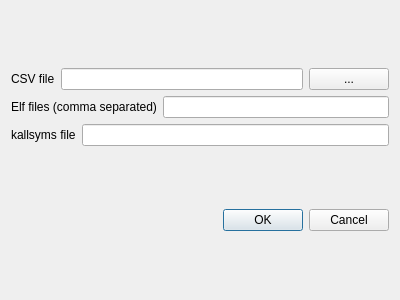
<?xml version="1.0" encoding="UTF-8"?>
<ui version="4.0">
 <class>ImportDialog</class>
 <widget class="QDialog" name="ImportDialog">
  <property name="geometry">
   <rect>
    <x>0</x>
    <y>0</y>
    <width>400</width>
    <height>300</height>
   </rect>
  </property>
  <property name="windowTitle">
   <string>Dialog</string>
  </property>
  <layout class="QGridLayout" name="gridLayout">
   <item row="1" column="0">
    <widget class="QDialogButtonBox" name="buttonBox">
     <property name="orientation">
      <enum>Qt::Horizontal</enum>
     </property>
     <property name="standardButtons">
      <set>QDialogButtonBox::Cancel|QDialogButtonBox::Ok</set>
     </property>
    </widget>
   </item>
   <item row="0" column="0">
    <layout class="QVBoxLayout" name="verticalLayout">
     <item>
      <layout class="QHBoxLayout" name="horizontalLayout_2">
       <item>
        <layout class="QHBoxLayout" name="horizontalLayout_4">
         <item>
          <widget class="QLabel" name="label_3">
           <property name="text">
            <string>CSV file</string>
           </property>
          </widget>
         </item>
         <item>
          <widget class="QLineEdit" name="csvEdit"/>
         </item>
         <item>
          <widget class="QPushButton" name="csvButton">
           <property name="text">
            <string>...</string>
           </property>
          </widget>
         </item>
        </layout>
       </item>
      </layout>
     </item>
     <item>
      <layout class="QHBoxLayout" name="horizontalLayout">
       <item>
        <widget class="QLabel" name="label">
         <property name="text">
          <string>Elf files (comma separated)</string>
         </property>
        </widget>
       </item>
       <item>
        <widget class="QLineEdit" name="elfEdit"/>
       </item>
      </layout>
     </item>
     <item>
      <layout class="QHBoxLayout" name="horizontalLayout_3">
       <item>
        <widget class="QLabel" name="label_2">
         <property name="text">
          <string>kallsyms file</string>
         </property>
        </widget>
       </item>
       <item>
        <widget class="QLineEdit" name="kallsymsEdit"/>
       </item>
      </layout>
     </item>
    </layout>
   </item>
  </layout>
 </widget>
 <resources/>
 <connections>
  <connection>
   <sender>buttonBox</sender>
   <signal>accepted()</signal>
   <receiver>ImportDialog</receiver>
   <slot>accept()</slot>
   <hints>
    <hint type="sourcelabel">
     <x>248</x>
     <y>254</y>
    </hint>
    <hint type="destinationlabel">
     <x>157</x>
     <y>274</y>
    </hint>
   </hints>
  </connection>
  <connection>
   <sender>buttonBox</sender>
   <signal>rejected()</signal>
   <receiver>ImportDialog</receiver>
   <slot>reject()</slot>
   <hints>
    <hint type="sourcelabel">
     <x>316</x>
     <y>260</y>
    </hint>
    <hint type="destinationlabel">
     <x>286</x>
     <y>274</y>
    </hint>
   </hints>
  </connection>
  <connection>
   <sender>csvButton</sender>
   <signal>clicked()</signal>
   <receiver>ImportDialog</receiver>
   <slot>updateCsv()</slot>
   <hints>
    <hint type="sourcelabel">
     <x>348</x>
     <y>45</y>
    </hint>
    <hint type="destinationlabel">
     <x>199</x>
     <y>149</y>
    </hint>
   </hints>
  </connection>
 </connections>
 <slots>
  <slot>updateCsv()</slot>
 </slots>
</ui>
